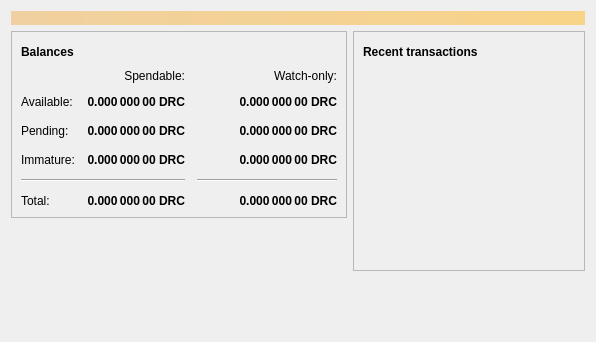
<?xml version="1.0" encoding="UTF-8"?>
<ui version="4.0">
 <class>OverviewPage</class>
 <widget class="QWidget" name="OverviewPage">
  <property name="geometry">
   <rect>
    <x>0</x>
    <y>0</y>
    <width>596</width>
    <height>342</height>
   </rect>
  </property>
  <property name="windowTitle">
   <string>Form</string>
  </property>
  <layout class="QVBoxLayout" name="topLayout">
   <item>
    <widget class="QLabel" name="labelAlerts">
     <property name="visible">
      <bool>false</bool>
     </property>
     <property name="styleSheet">
      <string notr="true">QLabel { background-color: qlineargradient(x1: 0, y1: 0, x2: 1, y2: 0, stop:0 #F0D0A0, stop:1 #F8D488); color:#000000; }</string>
     </property>
     <property name="wordWrap">
      <bool>true</bool>
     </property>
     <property name="margin">
      <number>3</number>
     </property>
     <property name="textInteractionFlags">
      <set>Qt::TextSelectableByMouse</set>
     </property>
    </widget>
   </item>
   <item>
    <layout class="QHBoxLayout" name="horizontalLayout" stretch="1,1">
     <item>
      <layout class="QVBoxLayout" name="verticalLayout_2">
       <item>
        <widget class="QFrame" name="frame">
         <property name="frameShape">
          <enum>QFrame::StyledPanel</enum>
         </property>
         <property name="frameShadow">
          <enum>QFrame::Raised</enum>
         </property>
         <layout class="QVBoxLayout" name="verticalLayout_4">
          <item>
           <layout class="QHBoxLayout" name="horizontalLayout_4">
            <item>
             <widget class="QLabel" name="label_5">
              <property name="font">
               <font>
                <weight>75</weight>
                <bold>true</bold>
               </font>
              </property>
              <property name="text">
               <string>Balances</string>
              </property>
             </widget>
            </item>
            <item>
             <widget class="QPushButton" name="labelWalletStatus">
              <property name="enabled">
               <bool>true</bool>
              </property>
              <property name="maximumSize">
               <size>
                <width>30</width>
                <height>16777215</height>
               </size>
              </property>
              <property name="toolTip">
               <string>The displayed information may be out of date. Your wallet automatically synchronizes with the Doraecoin network after a connection is established, but this process has not completed yet.</string>
              </property>
              <property name="text">
               <string/>
              </property>
              <property name="icon">
               <iconset resource="../bitcoin.qrc">
                <normaloff>:/icons/warning</normaloff>
                <disabledoff>:/icons/warning</disabledoff>:/icons/warning</iconset>
              </property>
              <property name="iconSize">
               <size>
                <width>24</width>
                <height>24</height>
               </size>
              </property>
              <property name="flat">
               <bool>true</bool>
              </property>
             </widget>
            </item>
            <item>
             <spacer name="horizontalSpacer_3">
              <property name="orientation">
               <enum>Qt::Horizontal</enum>
              </property>
              <property name="sizeHint" stdset="0">
               <size>
                <width>40</width>
                <height>20</height>
               </size>
              </property>
             </spacer>
            </item>
           </layout>
          </item>
          <item>
           <layout class="QGridLayout" name="gridLayout">
            <property name="spacing">
             <number>12</number>
            </property>
            <item row="2" column="2">
             <widget class="QLabel" name="labelWatchPending">
              <property name="font">
               <font>
                <weight>75</weight>
                <bold>true</bold>
               </font>
              </property>
              <property name="cursor">
               <cursorShape>IBeamCursor</cursorShape>
              </property>
              <property name="toolTip">
               <string>Unconfirmed transactions to watch-only addresses</string>
              </property>
              <property name="text">
               <string notr="true">0.000 000 00 DRC</string>
              </property>
              <property name="alignment">
               <set>Qt::AlignRight|Qt::AlignTrailing|Qt::AlignVCenter</set>
              </property>
              <property name="textInteractionFlags">
               <set>Qt::LinksAccessibleByMouse|Qt::TextSelectableByKeyboard|Qt::TextSelectableByMouse</set>
              </property>
             </widget>
            </item>
            <item row="2" column="1">
             <widget class="QLabel" name="labelUnconfirmed">
              <property name="font">
               <font>
                <weight>75</weight>
                <bold>true</bold>
               </font>
              </property>
              <property name="cursor">
               <cursorShape>IBeamCursor</cursorShape>
              </property>
              <property name="toolTip">
               <string>Total of transactions that have yet to be confirmed, and do not yet count toward the spendable balance</string>
              </property>
              <property name="text">
               <string notr="true">0.000 000 00 DRC</string>
              </property>
              <property name="alignment">
               <set>Qt::AlignRight|Qt::AlignTrailing|Qt::AlignVCenter</set>
              </property>
              <property name="textInteractionFlags">
               <set>Qt::LinksAccessibleByMouse|Qt::TextSelectableByKeyboard|Qt::TextSelectableByMouse</set>
              </property>
             </widget>
            </item>
            <item row="3" column="2">
             <widget class="QLabel" name="labelWatchImmature">
              <property name="font">
               <font>
                <weight>75</weight>
                <bold>true</bold>
               </font>
              </property>
              <property name="cursor">
               <cursorShape>IBeamCursor</cursorShape>
              </property>
              <property name="toolTip">
               <string>Mined balance in watch-only addresses that has not yet matured</string>
              </property>
              <property name="text">
               <string notr="true">0.000 000 00 DRC</string>
              </property>
              <property name="alignment">
               <set>Qt::AlignRight|Qt::AlignTrailing|Qt::AlignVCenter</set>
              </property>
              <property name="textInteractionFlags">
               <set>Qt::LinksAccessibleByMouse|Qt::TextSelectableByKeyboard|Qt::TextSelectableByMouse</set>
              </property>
             </widget>
            </item>
            <item row="4" column="0" colspan="2">
             <widget class="Line" name="line">
              <property name="orientation">
               <enum>Qt::Horizontal</enum>
              </property>
             </widget>
            </item>
            <item row="4" column="2">
             <widget class="Line" name="lineWatchBalance">
              <property name="sizePolicy">
               <sizepolicy hsizetype="Preferred" vsizetype="Fixed">
                <horstretch>0</horstretch>
                <verstretch>0</verstretch>
               </sizepolicy>
              </property>
              <property name="minimumSize">
               <size>
                <width>140</width>
                <height>0</height>
               </size>
              </property>
              <property name="orientation">
               <enum>Qt::Horizontal</enum>
              </property>
             </widget>
            </item>
            <item row="5" column="0">
             <widget class="QLabel" name="labelTotalText">
              <property name="text">
               <string>Total:</string>
              </property>
             </widget>
            </item>
            <item row="3" column="1">
             <widget class="QLabel" name="labelImmature">
              <property name="font">
               <font>
                <weight>75</weight>
                <bold>true</bold>
               </font>
              </property>
              <property name="cursor">
               <cursorShape>IBeamCursor</cursorShape>
              </property>
              <property name="toolTip">
               <string>Mined balance that has not yet matured</string>
              </property>
              <property name="text">
               <string notr="true">0.000 000 00 DRC</string>
              </property>
              <property name="alignment">
               <set>Qt::AlignRight|Qt::AlignTrailing|Qt::AlignVCenter</set>
              </property>
              <property name="textInteractionFlags">
               <set>Qt::LinksAccessibleByMouse|Qt::TextSelectableByKeyboard|Qt::TextSelectableByMouse</set>
              </property>
             </widget>
            </item>
            <item row="2" column="3">
             <spacer name="horizontalSpacer_2">
              <property name="orientation">
               <enum>Qt::Horizontal</enum>
              </property>
              <property name="sizeHint" stdset="0">
               <size>
                <width>40</width>
                <height>20</height>
               </size>
              </property>
             </spacer>
            </item>
            <item row="3" column="0">
             <widget class="QLabel" name="labelImmatureText">
              <property name="text">
               <string>Immature:</string>
              </property>
             </widget>
            </item>
            <item row="5" column="1">
             <widget class="QLabel" name="labelTotal">
              <property name="font">
               <font>
                <weight>75</weight>
                <bold>true</bold>
               </font>
              </property>
              <property name="cursor">
               <cursorShape>IBeamCursor</cursorShape>
              </property>
              <property name="toolTip">
               <string>Your current total balance</string>
              </property>
              <property name="text">
               <string notr="true">0.000 000 00 DRC</string>
              </property>
              <property name="alignment">
               <set>Qt::AlignRight|Qt::AlignTrailing|Qt::AlignVCenter</set>
              </property>
              <property name="textInteractionFlags">
               <set>Qt::LinksAccessibleByMouse|Qt::TextSelectableByKeyboard|Qt::TextSelectableByMouse</set>
              </property>
             </widget>
            </item>
            <item row="5" column="2">
             <widget class="QLabel" name="labelWatchTotal">
              <property name="font">
               <font>
                <weight>75</weight>
                <bold>true</bold>
               </font>
              </property>
              <property name="cursor">
               <cursorShape>IBeamCursor</cursorShape>
              </property>
              <property name="toolTip">
               <string>Current total balance in watch-only addresses</string>
              </property>
              <property name="text">
               <string notr="true">0.000 000 00 DRC</string>
              </property>
              <property name="alignment">
               <set>Qt::AlignRight|Qt::AlignTrailing|Qt::AlignVCenter</set>
              </property>
              <property name="textInteractionFlags">
               <set>Qt::LinksAccessibleByMouse|Qt::TextSelectableByKeyboard|Qt::TextSelectableByMouse</set>
              </property>
             </widget>
            </item>
            <item row="0" column="2">
             <widget class="QLabel" name="labelWatchonly">
              <property name="text">
               <string>Watch-only:</string>
              </property>
              <property name="alignment">
               <set>Qt::AlignRight|Qt::AlignTrailing|Qt::AlignVCenter</set>
              </property>
             </widget>
            </item>
            <item row="1" column="0">
             <widget class="QLabel" name="labelBalanceText">
              <property name="text">
               <string>Available:</string>
              </property>
             </widget>
            </item>
            <item row="1" column="1">
             <widget class="QLabel" name="labelBalance">
              <property name="font">
               <font>
                <weight>75</weight>
                <bold>true</bold>
               </font>
              </property>
              <property name="cursor">
               <cursorShape>IBeamCursor</cursorShape>
              </property>
              <property name="toolTip">
               <string>Your current spendable balance</string>
              </property>
              <property name="text">
               <string notr="true">0.000 000 00 DRC</string>
              </property>
              <property name="alignment">
               <set>Qt::AlignRight|Qt::AlignTrailing|Qt::AlignVCenter</set>
              </property>
              <property name="textInteractionFlags">
               <set>Qt::LinksAccessibleByMouse|Qt::TextSelectableByKeyboard|Qt::TextSelectableByMouse</set>
              </property>
             </widget>
            </item>
            <item row="1" column="2">
             <widget class="QLabel" name="labelWatchAvailable">
              <property name="font">
               <font>
                <weight>75</weight>
                <bold>true</bold>
               </font>
              </property>
              <property name="cursor">
               <cursorShape>IBeamCursor</cursorShape>
              </property>
              <property name="toolTip">
               <string>Your current balance in watch-only addresses</string>
              </property>
              <property name="text">
               <string notr="true">0.000 000 00 DRC</string>
              </property>
              <property name="alignment">
               <set>Qt::AlignRight|Qt::AlignTrailing|Qt::AlignVCenter</set>
              </property>
              <property name="textInteractionFlags">
               <set>Qt::LinksAccessibleByMouse|Qt::TextSelectableByKeyboard|Qt::TextSelectableByMouse</set>
              </property>
             </widget>
            </item>
            <item row="2" column="0">
             <widget class="QLabel" name="labelPendingText">
              <property name="text">
               <string>Pending:</string>
              </property>
             </widget>
            </item>
            <item row="0" column="1">
             <widget class="QLabel" name="labelSpendable">
              <property name="text">
               <string>Spendable:</string>
              </property>
              <property name="alignment">
               <set>Qt::AlignRight|Qt::AlignTrailing|Qt::AlignVCenter</set>
              </property>
             </widget>
            </item>
           </layout>
          </item>
         </layout>
        </widget>
       </item>
       <item>
        <spacer name="verticalSpacer">
         <property name="orientation">
          <enum>Qt::Vertical</enum>
         </property>
         <property name="sizeHint" stdset="0">
          <size>
           <width>20</width>
           <height>40</height>
          </size>
         </property>
        </spacer>
       </item>
      </layout>
     </item>
     <item>
      <layout class="QVBoxLayout" name="verticalLayout_3">
       <item>
        <widget class="QFrame" name="frame_2">
         <property name="frameShape">
          <enum>QFrame::StyledPanel</enum>
         </property>
         <property name="frameShadow">
          <enum>QFrame::Raised</enum>
         </property>
         <layout class="QVBoxLayout" name="verticalLayout">
          <item>
           <layout class="QHBoxLayout" name="horizontalLayout_2">
            <item>
             <widget class="QLabel" name="label_4">
              <property name="font">
               <font>
                <weight>75</weight>
                <bold>true</bold>
               </font>
              </property>
              <property name="text">
               <string>Recent transactions</string>
              </property>
             </widget>
            </item>
            <item>
             <widget class="QPushButton" name="labelTransactionsStatus">
              <property name="enabled">
               <bool>true</bool>
              </property>
              <property name="maximumSize">
               <size>
                <width>30</width>
                <height>16777215</height>
               </size>
              </property>
              <property name="toolTip">
               <string>The displayed information may be out of date. Your wallet automatically synchronizes with the Doraecoin network after a connection is established, but this process has not completed yet.</string>
              </property>
              <property name="text">
               <string/>
              </property>
              <property name="icon">
               <iconset resource="../bitcoin.qrc">
                <normaloff>:/icons/warning</normaloff>
                <disabledoff>:/icons/warning</disabledoff>:/icons/warning</iconset>
              </property>
              <property name="iconSize">
               <size>
                <width>24</width>
                <height>24</height>
               </size>
              </property>
              <property name="flat">
               <bool>true</bool>
              </property>
             </widget>
            </item>
            <item>
             <spacer name="horizontalSpacer">
              <property name="orientation">
               <enum>Qt::Horizontal</enum>
              </property>
              <property name="sizeHint" stdset="0">
               <size>
                <width>40</width>
                <height>20</height>
               </size>
              </property>
             </spacer>
            </item>
           </layout>
          </item>
          <item>
           <widget class="QListView" name="listTransactions">
            <property name="styleSheet">
             <string notr="true">QListView { background: transparent; }</string>
            </property>
            <property name="frameShape">
             <enum>QFrame::NoFrame</enum>
            </property>
            <property name="verticalScrollBarPolicy">
             <enum>Qt::ScrollBarAlwaysOff</enum>
            </property>
            <property name="horizontalScrollBarPolicy">
             <enum>Qt::ScrollBarAlwaysOff</enum>
            </property>
            <property name="selectionMode">
             <enum>QAbstractItemView::NoSelection</enum>
            </property>
           </widget>
          </item>
         </layout>
        </widget>
       </item>
       <item>
        <spacer name="verticalSpacer_2">
         <property name="orientation">
          <enum>Qt::Vertical</enum>
         </property>
         <property name="sizeHint" stdset="0">
          <size>
           <width>20</width>
           <height>40</height>
          </size>
         </property>
        </spacer>
       </item>
      </layout>
     </item>
    </layout>
   </item>
  </layout>
 </widget>
 <resources/>
 <connections/>
</ui>
